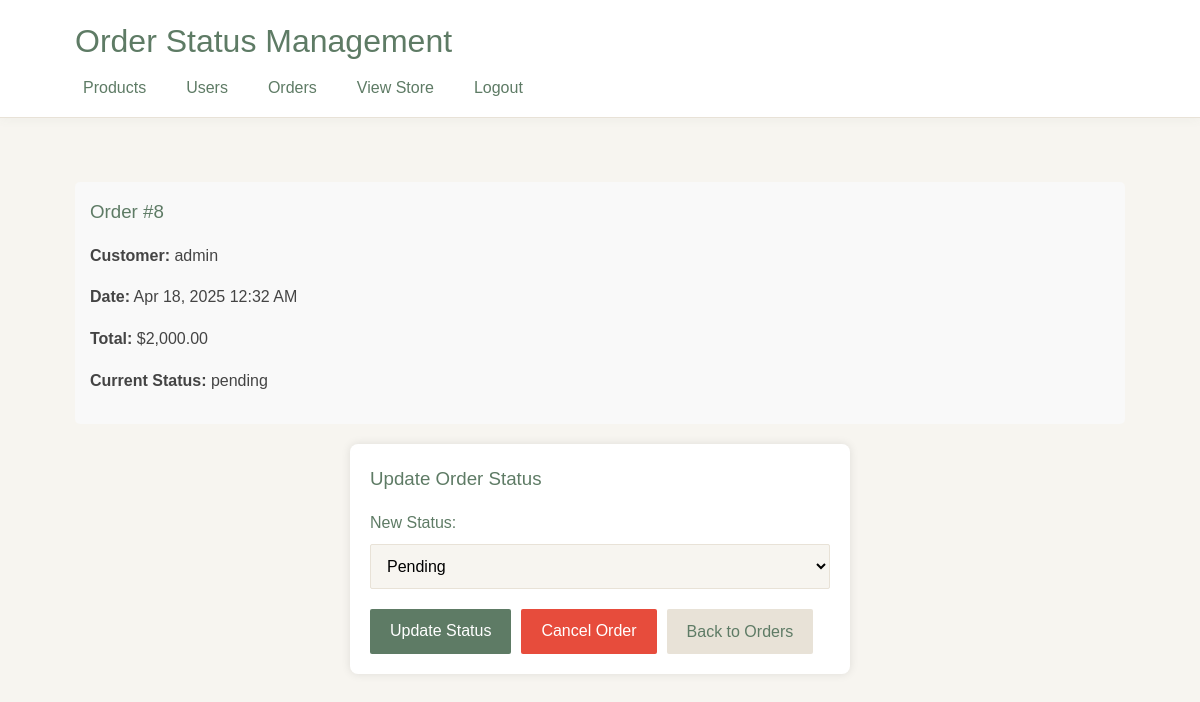
Page /admin/orderstatus.php?order_id=8 on the committed database.
### tables this page shows
CREATE TABLE `orders` (
  `id` int(11) NOT NULL AUTO_INCREMENT,
  `user_id` int(11) NOT NULL,
  `order_date` timestamp NOT NULL DEFAULT current_timestamp(),
  `total_amount` decimal(10,2) NOT NULL,
  `status` varchar(20) DEFAULT 'pending',
  `shipping_address` varchar(255) NOT NULL,
  PRIMARY KEY (`id`),
  KEY `user_id` (`user_id`),
  CONSTRAINT `orders_ibfk_1` FOREIGN KEY (`user_id`) REFERENCES `users` (`id`) ON DELETE CASCADE
);

CREATE TABLE `users` (
  `id` int(11) NOT NULL AUTO_INCREMENT,
  `username` varchar(50) NOT NULL,
  `email` varchar(100) NOT NULL,
  `password` varchar(255) NOT NULL,
  `address` varchar(255) DEFAULT NULL,
  `created_at` timestamp NOT NULL DEFAULT current_timestamp(),
  `is_admin` tinyint(1) DEFAULT 0,
  PRIMARY KEY (`id`),
  UNIQUE KEY `username` (`username`),
  UNIQUE KEY `email` (`email`)
);

### admin/orderstatus.php (the view, shortened to what this page needs)
<?php
require_once "../config.php";
$order_id = $_GET['order_id'] ?? 0;
$order = null;
try {
    $stmt = $pdo->prepare("
        SELECT o.*, u.username
        FROM orders o
        JOIN users u ON o.user_id = u.id
        WHERE o.id = ?
    ");
    $stmt->execute([$order_id]);
    $order = $stmt->fetch();
} catch(PDOException $e) {
    $error = "Error fetching order: " . $e->getMessage();
}
?>
<!DOCTYPE html>
<html lang="en">
<head>
    <link rel="stylesheet" href="../file.css">
    <link rel="stylesheet" href="admin.css">
</head>
<body>
    <div class="page-wrapper">
        <header class="admin-header">
            <div class="container">
                <h1>Order Status Management</h1>
                <nav>
                    <ul>
                        <li><a href="index.php">Products</a></li>
                        <li><a href="users.php">Users</a></li>
                        <li><a href="orders.php">Orders</a></li>
                        <li><a href="../store.php">View Store</a></li>
                        <li><a href="../logout.php">Logout</a></li>
                    </ul>
                </nav>
            </div>
        </header>
        <main>
            <div class="container">
                <?php if($order): ?>
                    <div class="order-summary">
                        <h3>Order #<?php echo $order['id']; ?></h3>
                        <p><strong>Customer:</strong> <?php echo htmlspecialchars($order['username']); ?></p>
                        <p><strong>Date:</strong> <?php echo date('M j, Y g:i A', strtotime($order['order_date'])); ?></p>
                        <p><strong>Total:</strong> $<?php echo number_format($order['total_amount'], 2); ?></p>
                        <p><strong>Current Status:</strong>
                            <span class="status-badge status-<?php echo strtolower($order['status']); ?>">
                                <?php echo $order['status']; ?>
                            </span>
                        </p>
                    </div>
                    <div class="status-form">
                        <h3>Update Order Status</h3>
                        <form method="post">
                            <div class="form-group">
                                <label for="status">New Status:</label>
                                <select name="status" id="status" class="form-control">
                                    <option value="pending" <?php echo $order['status'] === 'pending' ? 'selected' : ''; ?>>Pending</option>
                                </select>
                            </div>
                            <div class="status-actions">
                                <button type="submit" class="btn btn-primary">Update Status</button>
                                <button type="submit" name="action" value="cancel" class="btn btn-danger"
                                    onclick="return confirm('Are you sure you want to cancel this order?')">
                                    Cancel Order
                                </button>
                                <a href="orders.php" class="btn btn-secondary">Back to Orders</a>
                            </div>
                        </form>
                    </div>
                <?php else: ?>
                    <div class="alert alert-warning">Order not found.</div>
                    <a href="orders.php" class="btn btn-primary">Back to Orders</a>
                <?php endif; ?>
            </div>
        </main>
    </div>
</body>
</html>

### file.css (style rules this page uses)
* { margin: 0; padding: 0; box-sizing: border-box; }
body { font-family: 'Montserrat', sans-serif; line-height: 1.6; color: #444444; background-color: #F7F5F0; }
.container { width: 90%; max-width: 1200px; margin: 0 auto; padding: 0 15px; }
.page-wrapper { min-height: 100vh; display: flex; flex-direction: column; }
main { flex: 1; padding: 2rem 0; }
h1, h2, h3 { margin-bottom: 1rem; color: #5E7B65; font-weight: 500; }
p { margin-bottom: 1rem; color: #444444; }
a { color: #5E7B65; text-decoration: none; }
.form-group { margin-bottom: 20px; }
label { display: block; margin-bottom: 8px; font-weight: 500; color: #5E7B65; }
.form-control { width: 100%; padding: 12px; border: 1px solid #E8E2D7; border-radius: 2px; font-size: 16px; background-color: #F7F5F0; transition: border 0.2s ease; }
.btn { display: inline-block; padding: 12px 24px; background: #5E7B65; color: #fff; border: none; border-radius: 2px; cursor: pointer; font-size: 16px; font-weight: 500; transition: all 0.2s ease; }
.btn-secondary { background: #E8E2D7; color: #5E7B65; }
.btn-danger { background: #e74c3c; }
header { background: #FFFFFF; color: #5E7B65; padding: 1rem 0; margin-bottom: 2rem; box-shadow: 0 2px 10px rgba(94, 123, 101, 0.1); }
header h1 { color: #5E7B65; margin-bottom: 0.5rem; font-weight: 500; }
nav ul { list-style: none; display: flex; }
nav ul li { margin-right: 1.5rem; }
nav ul li a { color: #5E7B65; text-decoration: none; padding: 0.5rem; transition: color 0.3s; font-weight: 500; }

### admin/admin.css (style rules this page uses)
.admin-header { background: #FFFFFF; border-bottom: 1px solid #E8E2D7; box-shadow: 0 2px 10px rgba(94, 123, 101, 0.05); }
.btn { display: inline-block; padding: 10px 20px; background: #5E7B65; color: #FFFFFF; border: none; border-radius: 2px; cursor: pointer; font-size: 16px; font-weight: 500; transition: all 0.2s ease; }
.btn-secondary { background: #E8E2D7; color: #5E7B65; }
.btn-danger { background: #e74c3c; }

### admin/orderstatus.php (style rules this page uses)
.status-form { max-width: 500px; margin: 20px auto; padding: 20px; background: #fff; border-radius: 8px; box-shadow: 0 0 10px rgba(0,0,0,0.1); }
.status-actions { display: flex; gap: 10px; margin-top: 20px; }
.order-summary { background: #f9f9f9; padding: 15px; border-radius: 5px; margin-bottom: 20px; }

### rows in the picture
orders: id "8", user.username "admin", order_date "Apr 18, 2025 12:32 AM", total_amount "2,000.00", status "pending", status "Pending"
